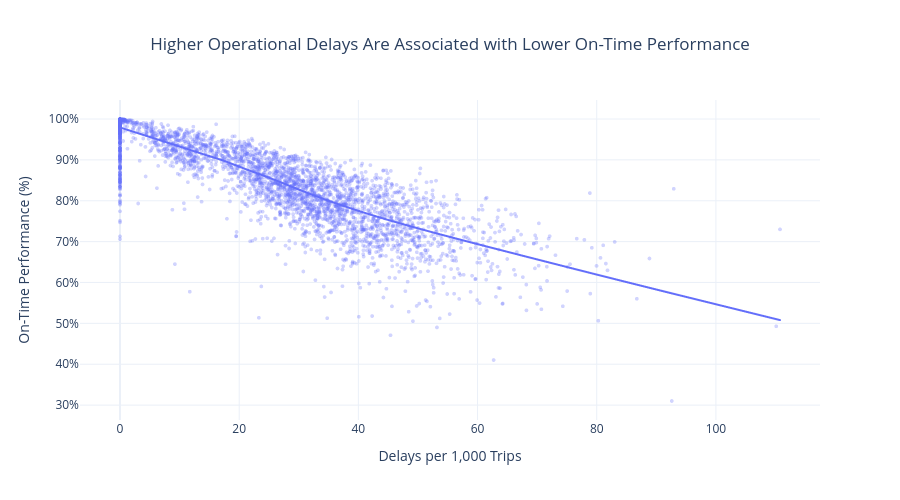

Notebook source saved alongside this figure:
### Markdown cell above
**Insight:**

There is a clear negative relationship between operational delays and on-time performance. 
As the proportion of trips affected by operational issues increases, the percentage of trains arriving on time decreases.

Most observations are concentrated at low delay rates, indicating that the system typically operates with relatively few disruptions. 
However, even small increases in delay rates are associated with noticeable declines in performance.

Additionally, variability in on-time performance increases at higher delay rates, suggesting that the system becomes less predictable during periods of disruption.

### Code cell
merged_otp_delays["delay_per_1000_trips"] = (merged_otp_delays["total_delays"] / merged_otp_delays["num_sched_trips"]) * 1000

fig = px.scatter(
    merged_otp_delays,
    x="delay_per_1000_trips",
    y="terminal_on_time_performance",
    trendline="lowess",
    opacity=0.3,
    title="Higher Operational Delays Are Associated with Lower On-Time Performance",
    labels={
        "delay_per_1000_trips": "Delays per 1,000 Trips",
        "terminal_on_time_performance": "On-Time Performance (%)"
    }
)

fig.update_traces(marker=dict(size=4))

fig.update_yaxes(tickformat=".0%")

fig.update_layout(
    template="plotly_white",
    title_x=0.5,
    width=900,
    height=500
)

fig.show()

### Figure 1 — Plotly figure (JSON) as saved in the notebook; plotly's stock layout.template omitted (floating-point values rounded to 4 significant figures; data arrays with more than 128 entries replaced by an {"elided": "..."} marker saying what was removed)
{"data": [{"hovertemplate": "Delays per 1,000 Trips=%{x}<br>On-Time Performance (%)=%{y}<extra></extra>", "legendgroup": "", "marker": {"color": "#636efa", "opacity": 0.3, "size": 4, "symbol": "circle"}, "mode": "markers", "name": "", "showlegend": false, "type": "scattergl", "x": {"elided": "3406 float values"}, "xaxis": "x", "y": {"elided": "3406 float values"}, "yaxis": "y"}, {"hovertemplate": "<b>LOWESS trendline</b><br><br>Delays per 1,000 Trips=%{x}<br>On-Time Performance (%)=%{y} <b>(trend)</b><extra></extra>", "legendgroup": "", "marker": {"color": "#636efa", "size": 4, "symbol": "circle"}, "mode": "lines", "name": "", "showlegend": false, "type": "scattergl", "x": {"elided": "3406 float values"}, "xaxis": "x", "y": {"elided": "3406 float values"}, "yaxis": "y"}], "layout": {"height": 500, "legend": {"tracegroupgap": 0}, "title": {"text": "Higher Operational Delays Are Associated with Lower On-Time Performance", "x": 0.5}, "width": 900, "xaxis": {"anchor": "y", "domain": [0, 1], "title": {"text": "Delays per 1,000 Trips"}}, "yaxis": {"anchor": "x", "domain": [0, 1], "tickformat": ".0%", "title": {"text": "On-Time Performance (%)"}}}}
